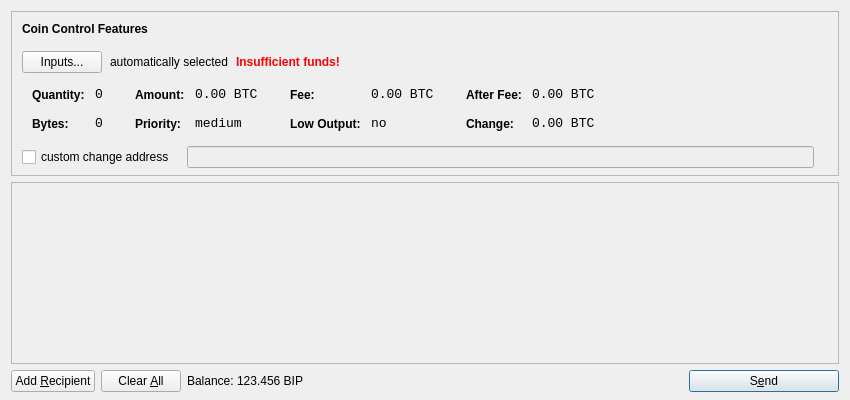
<?xml version="1.0" encoding="UTF-8"?>
<ui version="4.0">
 <class>SendCoinsDialog</class>
 <widget class="QDialog" name="SendCoinsDialog">
  <property name="geometry">
   <rect>
    <x>0</x>
    <y>0</y>
    <width>850</width>
    <height>400</height>
   </rect>
  </property>
  <property name="windowTitle">
   <string>Send Coins</string>
  </property>
  <layout class="QVBoxLayout" name="verticalLayout" stretch="0,1,0">
   <property name="bottomMargin">
    <number>8</number>
   </property>
   <item>
    <widget class="QFrame" name="frameCoinControl">
     <property name="sizePolicy">
      <sizepolicy hsizetype="Expanding" vsizetype="Expanding">
       <horstretch>0</horstretch>
       <verstretch>0</verstretch>
      </sizepolicy>
     </property>
     <property name="maximumSize">
      <size>
       <width>16777215</width>
       <height>16777215</height>
      </size>
     </property>
     <property name="frameShape">
      <enum>QFrame::StyledPanel</enum>
     </property>
     <property name="frameShadow">
      <enum>QFrame::Sunken</enum>
     </property>
     <layout class="QVBoxLayout" name="verticalLayoutCoinControl2">
      <property name="spacing">
       <number>-1</number>
      </property>
      <property name="leftMargin">
       <number>0</number>
      </property>
      <property name="topMargin">
       <number>0</number>
      </property>
      <property name="rightMargin">
       <number>0</number>
      </property>
      <property name="bottomMargin">
       <number>6</number>
      </property>
      <item>
       <layout class="QVBoxLayout" name="verticalLayoutCoinControl" stretch="0,0,0,0,1">
        <property name="spacing">
         <number>0</number>
        </property>
        <property name="leftMargin">
         <number>10</number>
        </property>
        <property name="topMargin">
         <number>10</number>
        </property>
        <item>
         <layout class="QHBoxLayout" name="horizontalLayoutCoinControl1">
          <property name="bottomMargin">
           <number>15</number>
          </property>
          <item>
           <widget class="QLabel" name="labelCoinControlFeatures">
            <property name="sizePolicy">
             <sizepolicy hsizetype="Preferred" vsizetype="Maximum">
              <horstretch>0</horstretch>
              <verstretch>0</verstretch>
             </sizepolicy>
            </property>
            <property name="font">
             <font>
              <weight>75</weight>
              <bold>true</bold>
             </font>
            </property>
            <property name="styleSheet">
             <string notr="true">font-weight:bold;</string>
            </property>
            <property name="text">
             <string>Coin Control Features</string>
            </property>
           </widget>
          </item>
         </layout>
        </item>
        <item>
         <layout class="QHBoxLayout" name="horizontalLayoutCoinControl2" stretch="0,0,0,0">
          <property name="spacing">
           <number>8</number>
          </property>
          <property name="bottomMargin">
           <number>10</number>
          </property>
          <item>
           <widget class="QPushButton" name="pushButtonCoinControl">
            <property name="styleSheet">
             <string notr="true"/>
            </property>
            <property name="text">
             <string>Inputs...</string>
            </property>
           </widget>
          </item>
          <item>
           <widget class="QLabel" name="labelCoinControlAutomaticallySelected">
            <property name="text">
             <string>automatically selected</string>
            </property>
            <property name="margin">
             <number>5</number>
            </property>
           </widget>
          </item>
          <item>
           <widget class="QLabel" name="labelCoinControlInsuffFunds">
            <property name="font">
             <font>
              <weight>75</weight>
              <bold>true</bold>
             </font>
            </property>
            <property name="styleSheet">
             <string notr="true">color:red;font-weight:bold;</string>
            </property>
            <property name="text">
             <string>Insufficient funds!</string>
            </property>
            <property name="margin">
             <number>5</number>
            </property>
           </widget>
          </item>
          <item>
           <spacer name="horizontalSpacerCoinControl">
            <property name="orientation">
             <enum>Qt::Horizontal</enum>
            </property>
            <property name="sizeHint" stdset="0">
             <size>
              <width>40</width>
              <height>1</height>
             </size>
            </property>
           </spacer>
          </item>
         </layout>
        </item>
        <item>
         <widget class="QWidget" name="widgetCoinControl" native="true">
          <property name="sizePolicy">
           <sizepolicy hsizetype="Preferred" vsizetype="Preferred">
            <horstretch>0</horstretch>
            <verstretch>0</verstretch>
           </sizepolicy>
          </property>
          <property name="minimumSize">
           <size>
            <width>0</width>
            <height>0</height>
           </size>
          </property>
          <property name="styleSheet">
           <string notr="true"/>
          </property>
          <layout class="QHBoxLayout" name="horizontalLayoutCoinControl5">
           <property name="margin">
            <number>0</number>
           </property>
           <item>
            <layout class="QHBoxLayout" name="horizontalLayoutCoinControl3" stretch="0,0,0,1">
             <property name="spacing">
              <number>20</number>
             </property>
             <property name="topMargin">
              <number>0</number>
             </property>
             <property name="bottomMargin">
              <number>10</number>
             </property>
             <item>
              <layout class="QFormLayout" name="formLayoutCoinControl1">
               <property name="horizontalSpacing">
                <number>10</number>
               </property>
               <property name="verticalSpacing">
                <number>14</number>
               </property>
               <property name="leftMargin">
                <number>10</number>
               </property>
               <property name="topMargin">
                <number>4</number>
               </property>
               <property name="rightMargin">
                <number>6</number>
               </property>
               <item row="0" column="0">
                <widget class="QLabel" name="labelCoinControlQuantityText">
                 <property name="styleSheet">
                  <string notr="true">font-weight:bold;</string>
                 </property>
                 <property name="text">
                  <string>Quantity:</string>
                 </property>
                 <property name="margin">
                  <number>0</number>
                 </property>
                </widget>
               </item>
               <item row="0" column="1">
                <widget class="QLabel" name="labelCoinControlQuantity">
                 <property name="font">
                  <font>
                   <family>Monospace</family>
                   <pointsize>10</pointsize>
                  </font>
                 </property>
                 <property name="cursor">
                  <cursorShape>IBeamCursor</cursorShape>
                 </property>
                 <property name="contextMenuPolicy">
                  <enum>Qt::ActionsContextMenu</enum>
                 </property>
                 <property name="text">
                  <string notr="true">0</string>
                 </property>
                 <property name="margin">
                  <number>0</number>
                 </property>
                 <property name="textInteractionFlags">
                  <set>Qt::LinksAccessibleByMouse|Qt::TextSelectableByKeyboard|Qt::TextSelectableByMouse</set>
                 </property>
                </widget>
               </item>
               <item row="1" column="0">
                <widget class="QLabel" name="labelCoinControlBytesText">
                 <property name="styleSheet">
                  <string notr="true">font-weight:bold;</string>
                 </property>
                 <property name="text">
                  <string>Bytes:</string>
                 </property>
                </widget>
               </item>
               <item row="1" column="1">
                <widget class="QLabel" name="labelCoinControlBytes">
                 <property name="font">
                  <font>
                   <family>Monospace</family>
                   <pointsize>10</pointsize>
                  </font>
                 </property>
                 <property name="cursor">
                  <cursorShape>IBeamCursor</cursorShape>
                 </property>
                 <property name="contextMenuPolicy">
                  <enum>Qt::ActionsContextMenu</enum>
                 </property>
                 <property name="text">
                  <string notr="true">0</string>
                 </property>
                 <property name="textInteractionFlags">
                  <set>Qt::LinksAccessibleByMouse|Qt::TextSelectableByKeyboard|Qt::TextSelectableByMouse</set>
                 </property>
                </widget>
               </item>
              </layout>
             </item>
             <item>
              <layout class="QFormLayout" name="formLayoutCoinControl2">
               <property name="horizontalSpacing">
                <number>10</number>
               </property>
               <property name="verticalSpacing">
                <number>14</number>
               </property>
               <property name="leftMargin">
                <number>6</number>
               </property>
               <property name="topMargin">
                <number>4</number>
               </property>
               <property name="rightMargin">
                <number>6</number>
               </property>
               <item row="0" column="0">
                <widget class="QLabel" name="labelCoinControlAmountText">
                 <property name="styleSheet">
                  <string notr="true">font-weight:bold;</string>
                 </property>
                 <property name="text">
                  <string>Amount:</string>
                 </property>
                 <property name="margin">
                  <number>0</number>
                 </property>
                </widget>
               </item>
               <item row="0" column="1">
                <widget class="QLabel" name="labelCoinControlAmount">
                 <property name="font">
                  <font>
                   <family>Monospace</family>
                   <pointsize>10</pointsize>
                  </font>
                 </property>
                 <property name="cursor">
                  <cursorShape>IBeamCursor</cursorShape>
                 </property>
                 <property name="contextMenuPolicy">
                  <enum>Qt::ActionsContextMenu</enum>
                 </property>
                 <property name="text">
                  <string notr="true">0.00 BTC</string>
                 </property>
                 <property name="textInteractionFlags">
                  <set>Qt::LinksAccessibleByMouse|Qt::TextSelectableByKeyboard|Qt::TextSelectableByMouse</set>
                 </property>
                </widget>
               </item>
               <item row="1" column="0">
                <widget class="QLabel" name="labelCoinControlPriorityText">
                 <property name="styleSheet">
                  <string notr="true">font-weight:bold;</string>
                 </property>
                 <property name="text">
                  <string>Priority:</string>
                 </property>
                </widget>
               </item>
               <item row="1" column="1">
                <widget class="QLabel" name="labelCoinControlPriority">
                 <property name="font">
                  <font>
                   <family>Monospace</family>
                   <pointsize>10</pointsize>
                  </font>
                 </property>
                 <property name="cursor">
                  <cursorShape>IBeamCursor</cursorShape>
                 </property>
                 <property name="contextMenuPolicy">
                  <enum>Qt::ActionsContextMenu</enum>
                 </property>
                 <property name="text">
                  <string>medium</string>
                 </property>
                 <property name="textInteractionFlags">
                  <set>Qt::LinksAccessibleByMouse|Qt::TextSelectableByKeyboard|Qt::TextSelectableByMouse</set>
                 </property>
                </widget>
               </item>
              </layout>
             </item>
             <item>
              <layout class="QFormLayout" name="formLayoutCoinControl3">
               <property name="horizontalSpacing">
                <number>10</number>
               </property>
               <property name="verticalSpacing">
                <number>14</number>
               </property>
               <property name="leftMargin">
                <number>6</number>
               </property>
               <property name="topMargin">
                <number>4</number>
               </property>
               <property name="rightMargin">
                <number>6</number>
               </property>
               <item row="0" column="0">
                <widget class="QLabel" name="labelCoinControlFeeText">
                 <property name="styleSheet">
                  <string notr="true">font-weight:bold;</string>
                 </property>
                 <property name="text">
                  <string>Fee:</string>
                 </property>
                 <property name="margin">
                  <number>0</number>
                 </property>
                </widget>
               </item>
               <item row="0" column="1">
                <widget class="QLabel" name="labelCoinControlFee">
                 <property name="font">
                  <font>
                   <family>Monospace</family>
                   <pointsize>10</pointsize>
                  </font>
                 </property>
                 <property name="cursor">
                  <cursorShape>IBeamCursor</cursorShape>
                 </property>
                 <property name="contextMenuPolicy">
                  <enum>Qt::ActionsContextMenu</enum>
                 </property>
                 <property name="text">
                  <string notr="true">0.00 BTC</string>
                 </property>
                 <property name="textInteractionFlags">
                  <set>Qt::LinksAccessibleByMouse|Qt::TextSelectableByKeyboard|Qt::TextSelectableByMouse</set>
                 </property>
                </widget>
               </item>
               <item row="1" column="0">
                <widget class="QLabel" name="labelCoinControlLowOutputText">
                 <property name="styleSheet">
                  <string notr="true">font-weight:bold;</string>
                 </property>
                 <property name="text">
                  <string>Low Output:</string>
                 </property>
                </widget>
               </item>
               <item row="1" column="1">
                <widget class="QLabel" name="labelCoinControlLowOutput">
                 <property name="font">
                  <font>
                   <family>Monospace</family>
                   <pointsize>10</pointsize>
                  </font>
                 </property>
                 <property name="cursor">
                  <cursorShape>IBeamCursor</cursorShape>
                 </property>
                 <property name="contextMenuPolicy">
                  <enum>Qt::ActionsContextMenu</enum>
                 </property>
                 <property name="text">
                  <string>no</string>
                 </property>
                 <property name="textInteractionFlags">
                  <set>Qt::LinksAccessibleByMouse|Qt::TextSelectableByKeyboard|Qt::TextSelectableByMouse</set>
                 </property>
                </widget>
               </item>
              </layout>
             </item>
             <item>
              <layout class="QFormLayout" name="formLayoutCoinControl4">
               <property name="horizontalSpacing">
                <number>10</number>
               </property>
               <property name="verticalSpacing">
                <number>14</number>
               </property>
               <property name="leftMargin">
                <number>6</number>
               </property>
               <property name="topMargin">
                <number>4</number>
               </property>
               <property name="rightMargin">
                <number>6</number>
               </property>
               <item row="0" column="0">
                <widget class="QLabel" name="labelCoinControlAfterFeeText">
                 <property name="styleSheet">
                  <string notr="true">font-weight:bold;</string>
                 </property>
                 <property name="text">
                  <string>After Fee:</string>
                 </property>
                 <property name="margin">
                  <number>0</number>
                 </property>
                </widget>
               </item>
               <item row="0" column="1">
                <widget class="QLabel" name="labelCoinControlAfterFee">
                 <property name="font">
                  <font>
                   <family>Monospace</family>
                   <pointsize>10</pointsize>
                  </font>
                 </property>
                 <property name="cursor">
                  <cursorShape>IBeamCursor</cursorShape>
                 </property>
                 <property name="contextMenuPolicy">
                  <enum>Qt::ActionsContextMenu</enum>
                 </property>
                 <property name="text">
                  <string notr="true">0.00 BTC</string>
                 </property>
                 <property name="textInteractionFlags">
                  <set>Qt::LinksAccessibleByMouse|Qt::TextSelectableByKeyboard|Qt::TextSelectableByMouse</set>
                 </property>
                </widget>
               </item>
               <item row="1" column="0">
                <widget class="QLabel" name="labelCoinControlChangeText">
                 <property name="styleSheet">
                  <string notr="true">font-weight:bold;</string>
                 </property>
                 <property name="text">
                  <string>Change:</string>
                 </property>
                </widget>
               </item>
               <item row="1" column="1">
                <widget class="QLabel" name="labelCoinControlChange">
                 <property name="font">
                  <font>
                   <family>Monospace</family>
                   <pointsize>10</pointsize>
                  </font>
                 </property>
                 <property name="cursor">
                  <cursorShape>IBeamCursor</cursorShape>
                 </property>
                 <property name="contextMenuPolicy">
                  <enum>Qt::ActionsContextMenu</enum>
                 </property>
                 <property name="text">
                  <string notr="true">0.00 BTC</string>
                 </property>
                 <property name="textInteractionFlags">
                  <set>Qt::LinksAccessibleByMouse|Qt::TextSelectableByKeyboard|Qt::TextSelectableByMouse</set>
                 </property>
                </widget>
               </item>
              </layout>
             </item>
            </layout>
           </item>
          </layout>
         </widget>
        </item>
        <item>
         <layout class="QHBoxLayout" name="horizontalLayoutCoinControl4" stretch="0,0,0">
          <property name="spacing">
           <number>12</number>
          </property>
          <property name="sizeConstraint">
           <enum>QLayout::SetDefaultConstraint</enum>
          </property>
          <property name="topMargin">
           <number>5</number>
          </property>
          <property name="rightMargin">
           <number>5</number>
          </property>
          <item>
           <widget class="QCheckBox" name="checkBoxCoinControlChange">
            <property name="text">
             <string>custom change address</string>
            </property>
           </widget>
          </item>
          <item>
           <widget class="QLineEdit" name="lineEditCoinControlChange">
            <property name="enabled">
             <bool>false</bool>
            </property>
            <property name="sizePolicy">
             <sizepolicy hsizetype="Expanding" vsizetype="Fixed">
              <horstretch>0</horstretch>
              <verstretch>0</verstretch>
             </sizepolicy>
            </property>
           </widget>
          </item>
          <item>
           <widget class="QLabel" name="labelCoinControlChangeLabel">
            <property name="sizePolicy">
             <sizepolicy hsizetype="Preferred" vsizetype="Expanding">
              <horstretch>0</horstretch>
              <verstretch>0</verstretch>
             </sizepolicy>
            </property>
            <property name="minimumSize">
             <size>
              <width>0</width>
              <height>0</height>
             </size>
            </property>
            <property name="text">
             <string/>
            </property>
            <property name="margin">
             <number>3</number>
            </property>
           </widget>
          </item>
         </layout>
        </item>
        <item>
         <spacer name="verticalSpacerCoinControl">
          <property name="orientation">
           <enum>Qt::Vertical</enum>
          </property>
          <property name="sizeHint" stdset="0">
           <size>
            <width>800</width>
            <height>1</height>
           </size>
          </property>
         </spacer>
        </item>
       </layout>
      </item>
     </layout>
    </widget>
   </item>
   <item>
    <widget class="QScrollArea" name="scrollArea">
     <property name="widgetResizable">
      <bool>true</bool>
     </property>
     <widget class="QWidget" name="scrollAreaWidgetContents">
      <property name="geometry">
       <rect>
        <x>0</x>
        <y>0</y>
        <width>830</width>
        <height>165</height>
       </rect>
      </property>
      <layout class="QVBoxLayout" name="verticalLayout_2">
       <property name="margin">
        <number>0</number>
       </property>
       <item>
        <layout class="QVBoxLayout" name="entries">
         <property name="spacing">
          <number>6</number>
         </property>
        </layout>
       </item>
       <item>
        <spacer name="verticalSpacer">
         <property name="orientation">
          <enum>Qt::Vertical</enum>
         </property>
         <property name="sizeHint" stdset="0">
          <size>
           <width>20</width>
           <height>40</height>
          </size>
         </property>
        </spacer>
       </item>
      </layout>
     </widget>
    </widget>
   </item>
   <item>
    <layout class="QHBoxLayout" name="horizontalLayout">
     <item>
      <widget class="QPushButton" name="addButton">
       <property name="toolTip">
        <string>Send to multiple recipients at once</string>
       </property>
       <property name="text">
        <string>Add &amp;Recipient</string>
       </property>
       <property name="icon">
        <iconset resource="../bitcoin.qrc">
         <normaloff>:/icons/add</normaloff>:/icons/add</iconset>
       </property>
       <property name="autoDefault">
        <bool>false</bool>
       </property>
      </widget>
     </item>
     <item>
      <widget class="QPushButton" name="clearButton">
       <property name="sizePolicy">
        <sizepolicy hsizetype="Minimum" vsizetype="Fixed">
         <horstretch>0</horstretch>
         <verstretch>0</verstretch>
        </sizepolicy>
       </property>
       <property name="toolTip">
        <string>Remove all transaction fields</string>
       </property>
       <property name="text">
        <string>Clear &amp;All</string>
       </property>
       <property name="icon">
        <iconset resource="../bitcoin.qrc">
         <normaloff>:/icons/remove</normaloff>:/icons/remove</iconset>
       </property>
       <property name="autoRepeatDelay">
        <number>300</number>
       </property>
       <property name="autoDefault">
        <bool>false</bool>
       </property>
      </widget>
     </item>
     <item>
      <layout class="QHBoxLayout" name="horizontalLayout_2">
       <property name="spacing">
        <number>3</number>
       </property>
       <item>
        <widget class="QLabel" name="label">
         <property name="text">
          <string>Balance:</string>
         </property>
        </widget>
       </item>
       <item>
        <widget class="QLabel" name="labelBalance">
         <property name="cursor">
          <cursorShape>IBeamCursor</cursorShape>
         </property>
         <property name="text">
          <string>123.456 BIP</string>
         </property>
         <property name="textInteractionFlags">
          <set>Qt::LinksAccessibleByMouse|Qt::TextSelectableByKeyboard|Qt::TextSelectableByMouse</set>
         </property>
        </widget>
       </item>
      </layout>
     </item>
     <item>
      <spacer name="horizontalSpacer">
       <property name="orientation">
        <enum>Qt::Horizontal</enum>
       </property>
       <property name="sizeHint" stdset="0">
        <size>
         <width>40</width>
         <height>20</height>
        </size>
       </property>
      </spacer>
     </item>
     <item>
      <widget class="QPushButton" name="sendButton">
       <property name="minimumSize">
        <size>
         <width>150</width>
         <height>0</height>
        </size>
       </property>
       <property name="toolTip">
        <string>Confirm the send action</string>
       </property>
       <property name="text">
        <string>S&amp;end</string>
       </property>
       <property name="icon">
        <iconset resource="../bitcoin.qrc">
         <normaloff>:/icons/send</normaloff>:/icons/send</iconset>
       </property>
       <property name="default">
        <bool>true</bool>
       </property>
      </widget>
     </item>
    </layout>
   </item>
  </layout>
 </widget>
 <resources>
  <include location="../bitcoin.qrc"/>
 </resources>
 <connections/>
</ui>
